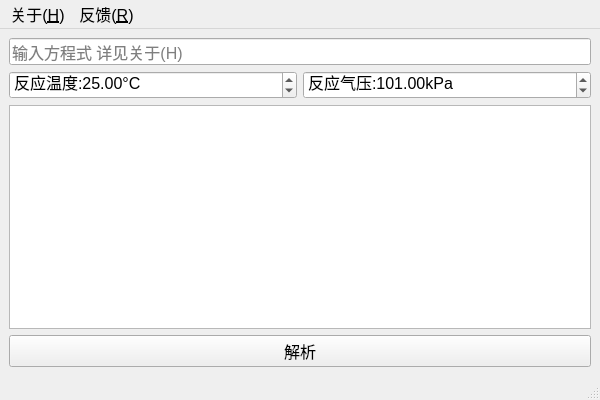
<?xml version="1.0" encoding="UTF-8"?>
<ui version="4.0">
 <class>MainWindow</class>
 <widget class="QMainWindow" name="MainWindow">
  <property name="minimumSize">
   <size>
    <width>600</width>
    <height>400</height>
   </size>
  </property>
  <property name="font">
   <font>
    <family>Arial</family>
    <pointsize>12</pointsize>
   </font>
  </property>
  <property name="windowTitle">
   <string>热化学反应解析器</string>
  </property>
  <widget class="QWidget" name="centralwidget">
   <layout class="QVBoxLayout" name="verticalLayout">
    <item>
     <widget class="QLineEdit" name="lineEdit">
      <property name="placeholderText">
       <string>输入方程式 详见关于(H)</string>
      </property>
     </widget>
    </item>
    <item>
     <layout class="QHBoxLayout" name="horizontalLayout">
      <item>
       <widget class="QDoubleSpinBox" name="doubleSpinBoxT">
        <property name="prefix">
         <string>反应温度:</string>
        </property>
        <property name="suffix">
         <string>°C</string>
        </property>
        <property name="minimum">
         <double>-273.149999999999977</double>
        </property>
        <property name="maximum">
         <double>10000.000000000000000</double>
        </property>
        <property name="value">
         <double>25.000000000000000</double>
        </property>
       </widget>
      </item>
      <item>
       <widget class="QDoubleSpinBox" name="doubleSpinBoxP">
        <property name="prefix">
         <string>反应气压:</string>
        </property>
        <property name="suffix">
         <string>kPa</string>
        </property>
        <property name="maximum">
         <double>10000.000000000000000</double>
        </property>
        <property name="value">
         <double>101.000000000000000</double>
        </property>
       </widget>
      </item>
     </layout>
    </item>
    <item>
     <widget class="QTextBrowser" name="textBrowser">
      <property name="openExternalLinks">
       <bool>true</bool>
      </property>
     </widget>
    </item>
    <item>
     <widget class="QPushButton" name="pushButton">
      <property name="cursor">
       <cursorShape>PointingHandCursor</cursorShape>
      </property>
      <property name="text">
       <string>解析</string>
      </property>
     </widget>
    </item>
   </layout>
  </widget>
  <widget class="QStatusBar" name="statusBar"/>
  <widget class="QMenuBar" name="menuBar">
   <property name="geometry">
    <rect>
     <x>0</x>
     <y>0</y>
     <width>600</width>
     <height>23</height>
    </rect>
   </property>
   <widget class="QMenu" name="menu_H">
    <property name="title">
     <string>关于(&amp;H)</string>
    </property>
    <addaction name="action_H"/>
    <addaction name="separator"/>
    <addaction name="action_Qt"/>
    <addaction name="action_this"/>
   </widget>
   <widget class="QMenu" name="menu_R">
    <property name="title">
     <string>反馈(&amp;R)</string>
    </property>
    <addaction name="action_code"/>
    <addaction name="action_issue"/>
   </widget>
   <addaction name="menu_H"/>
   <addaction name="menu_R"/>
  </widget>
  <action name="action_code">
   <property name="text">
    <string>源代码</string>
   </property>
  </action>
  <action name="action_issue">
   <property name="text">
    <string>提交issue</string>
   </property>
  </action>
  <action name="action_H">
   <property name="text">
    <string>使用辅助</string>
   </property>
  </action>
  <action name="action_D">
   <property name="text">
    <string>关于开发</string>
   </property>
  </action>
  <action name="action_Qt">
   <property name="text">
    <string>关于Qt</string>
   </property>
  </action>
  <action name="action_this">
   <property name="text">
    <string>关于解析器</string>
   </property>
  </action>
 </widget>
 <resources/>
 <connections/>
</ui>
